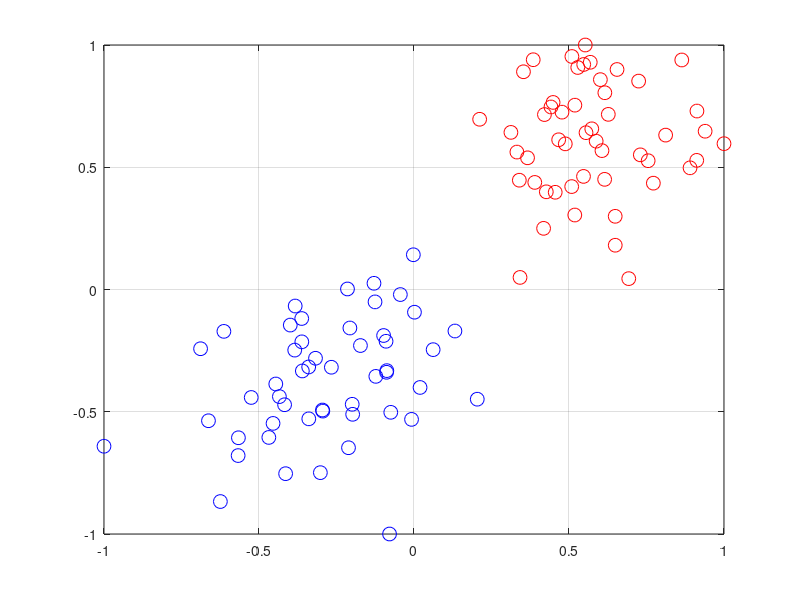

The MATLAB source for this figure: (Note: this script raises an error after producing the figure.)
clear 
close all
clc

%%
n = 100;
d = 2;
X = [randn(n/2,d)+2;randn(n/2,d)-2];
Y = [ones(n/2,1);-ones(n/2,1)];

%% Normalizzo
for i = 1:d
    mi = min(X(:,i));
    ma = max(X(:,i));
    di = ma - mi;
    X(:,i) = 2*(X(:,i)-mi)/di-1;
end

%%
figure, hold on, box on, grid on
plot(X(Y<0,1),X(Y<0,2),'ob','MarkerSize',10)
plot(X(Y>0,1),X(Y>0,2),'or','MarkerSize',10)

nl = round(.7 * n);
nv = n - nl;
err = zeros(30,1);
for k = 1:30
    % Divido in training set e validation set
    i  = randperm(n);
    il = sort(i(1:nl));
    iv = sort(i(nl+1:end));
    j = 0;
    
    XL = X(il,:);
    YL = Y(il);
    XV = X(iv,:);
    YV = Y(iv);
    
    for C = logspace(-4,3,30)
        j = j + 1;
        Q = diag(YL)*(XL*XL')*diag(YL);
        [~,err_,alpha,b] = SMO2_ab(nl,Q,-ones(nl,1),YL',zeros(nl,1),C*ones(nl,1),...
                                  1000000,.0001,zeros(nl,1));
        if (err_ ~= 0)
            warning('Problem in SMO')
        end
        w = XL'*diag(YL)*alpha;
        
        YS = XV*w+b;
        YS(YS>=0) = 1;
        YS(YS<0)  = -1;
        err(j) = err(j) + sum(YS ~= YV)/30;
    end
end
j = 0;
err_best = Inf;
for C = logspace(-4,3,30)
   j = j + 1;
   if (err(j) <= err_best)
      err_best = err(j);
      C_best = C;
   end
end

C = C_best;
Q = diag(Y)*(X*X')*diag(Y);
[~,err_,alpha,b] = SMO2_ab(n,Q,-ones(n,1),Y',zeros(n,1),C*ones(n,1),...
                          1000000,.0001,zeros(n,1));
if (err_ ~= 0)
    warning('Problem in SMO')
end
w = X'*diag(Y)*alpha;

%% Plot the separator
ns = 10000;
XS = 2*rand(ns,d)-1;
YS = XS*w+b;

plot(XS(YS<0,1),XS(YS<0,2),'.c','MarkerSize',1)
plot(XS(YS>0,1),XS(YS>0,2),'.m','MarkerSize',1)
plot(XS(YS<-1,1),XS(YS<-1,2),'.b','MarkerSize',1)
plot(XS(YS>+1,1),XS(YS>+1,2),'.r','MarkerSize',1)

%% Check the solution
plot(X(alpha==0,1),X(alpha==0,2),'sg','MarkerSize',10)
plot(X(alpha>0&alpha<C,1),X(alpha>0&alpha<C,2),'sk','MarkerSize',10)
plot(X(alpha==C,1),X(alpha==C,2),'sy','MarkerSize',10)

%% Compute the duality gap
dualcost = -(.5*alpha'*Q*alpha-ones(n,1)'*alpha);
primalcost = .5*w'*w+C*sum(max(0,1-diag(Y)*(X*w+b))); 
dualitygap = abs(dualcost-primalcost);
title(sprintf('DG: %e   C_{best}: %e   err_{best}: %e',dualitygap,C_best,err_best))
